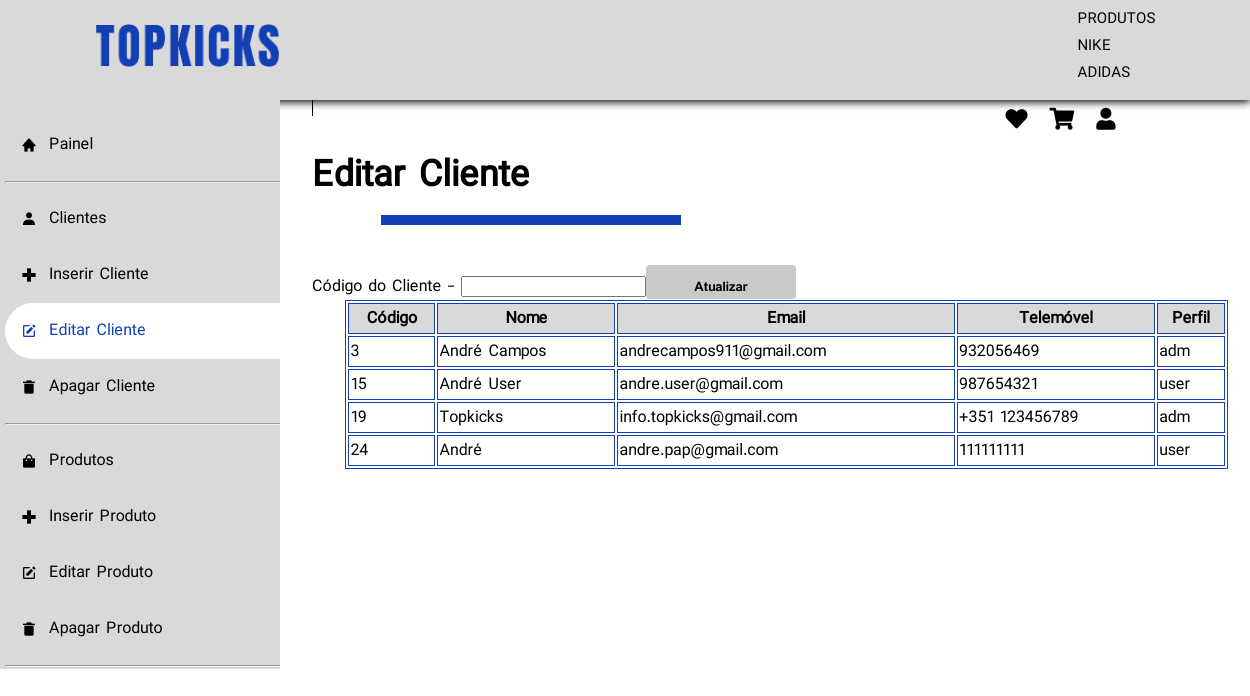
Page /account/admin/editarCliente.php (signed in) on the committed database.
### tables this page shows
CREATE TABLE `clientes` (
  `codcliente` int(200) NOT NULL,
  `nome` varchar(100) NOT NULL,
  `email` varchar(100) NOT NULL,
  `telemovel` varchar(50) NOT NULL,
  `password` varchar(50) NOT NULL,
  `perfil` varchar(30) NOT NULL DEFAULT 'user'
);

### account/admin/editarCliente.php (the view, shortened to what this page needs)
<!DOCTYPE html>
<html lang="en">
<head>
    <link rel="stylesheet" href="../../css/main.css">
    <link rel="stylesheet" href="https://cdn.jsdelivr.net/npm/bootstrap@4.3.1/dist/css/bootstrap.min.css"integrity="sha384-ggOyR0iXCbMQv3Xipma34MD+dH/1fQ784/j6cY/iJTQUOhcWr7x9JvoRxT2MZw1T"crossorigin="anonymous">
    <link rel="stylesheet" href="https://cdnjs.cloudflare.com/ajax/libs/font-awesome/5.15.3/css/all.min.css"integrity="sha512-..." />
    <link href='https://unpkg.com/boxicons@2.1.4/css/boxicons.min.css' rel='stylesheet'>
</head>
<body>
    <nav class="navbar navbar-expand-lg index-navbar fixed-top" id='menu-bar'>
        <a class="navbar-brand logo" href="../../index.php">
            <img src="../../images/logo.png" class="logo_img" alt="">
        </a>
        <button class="navbar-toggler" type="button" data-toggle="collapse" data-target="#navbarNav"
            aria-controls="navbarNav" aria-expanded="false" aria-label="Toggle navigation"
            style="background-color: transparent;">
        </button>
        <div class="collapse navbar-collapse" id="navbarNav">
            <ul class="navbar-nav text-dark mx-auto pl-md-5">
                <li class="nav-item pt-3 pt-md-0">
                </li>
                <li class="nav-item">
                    <a class="nav-link" href="../../products/produtos.php">PRODUTOS</a>
                </li>
                <li class="nav-item">
                    <a class="nav-link" href="../../products/nike.php">NIKE</a>
                </li>
                <li class="nav-item">
                    <a class="nav-link" href="../../products/adidas.php">ADIDAS</a>
                </li>
            </ul>
            <div class="icons pt-3 pt-md-0 ml-auto">
                <a href='../../products/favoritos.php' class='fa fa-heart'></a>
                <a href="../../products/carrinho.php"><i class="fa fa-shopping-cart"></i></a>
                <?php
                if (isset($_SESSION['perfil'])) {
                    $userType = $_SESSION['perfil'];
                    if ($userType === 'user') {
                        echo '<a href="../editarPerfil.php"><i class="fa fa-user"></i></a>';
                    } elseif ($userType === 'adm') {
                        echo '<a href="../areaAdmin.php"><i class="fa fa-user"></i></a>';
                    }
                } else {
                    echo '<a href="../login.php"><i class="fa fa-user"></i></a>';
                }
                ?>
            </div>
        </div>
    </nav>
    <section id="sidebar">
        <ul class="side-menu pl-0">
            <li>
                <a href="../areaAdmin.php">
                    <i class='bx bxs-home'></i>
                    <span class="text pt-md-1">Painel</span>
                </a>
            </li>
            <hr>
            <li class='mt-md-3'>
                <a href="listarCliente.php">
                    <i class='bx bxs-user'></i>
                    <span class="text pt-md-1">Clientes</span>
                </a>
            </li>
            <li>
                <a href="inserirCliente.php">
                    <i class='bx bx-plus-medical'></i>
                    <span class="text pt-md-1">Inserir Cliente</span>
                </a>
            </li>
            <li class='active'>
                <a href="editarCliente.php">
                    <i class='bx bxs-edit'></i>
                    <span class="text pt-md-1">Editar Cliente</span>
                </a>
            </li>
            <li>
                <a href="apagarCliente.php">
                    <i class='bx bxs-trash-alt'></i>
                    <span class="text pt-md-1">Apagar Cliente</span>
                </a>
            </li>
            <hr>
            <li class='mt-md-3'>
                <a href="listarProdutos.php">
                    <i class='bx bxs-shopping-bag'></i>
                    <span class="text pt-md-1">Produtos</span>
                </a>
            </li>
            <li>
                <a href="inserirProduto.php">
                    <i class='bx bx-plus-medical'></i>
                    <span class="text pt-md-1">Inserir Produto</span>
                </a>
            </li>
            <li>
                <a href="editarProduto.php">
                    <i class='bx bxs-edit'></i>
                    <span class="text pt-md-1">Editar Produto</span>
                </a>
            </li>
            <li>
                <a href="apagarProduto.php">
                    <i class='bx bxs-trash-alt'></i>
                    <span class="text pt-md-1">Apagar Produto</span>
                </a>
            </li>
            <hr>
        </ul>
    </section>
    <?php
    $liga=mysqli_connect('localhost','root');
    mysqli_select_db($liga,'topkicks');
    $consultaClientes="SELECT * FROM clientes";
    $resultadoClientes=mysqli_query($liga,$consultaClientes);
    $nClientes=mysqli_num_rows($resultadoClientes);
    echo "<section id='content' class='mt-md-5'>";
    echo "<main>";
    echo "<div class='head-title'>";
    echo "<div class='left'>";
    echo "<div class='d-flex align-items-center'>";
    echo "<h1 class='mt-md-3'>Editar Cliente</h1>";
    echo "</div>";
    echo "</div>";
    echo "</div>";
    echo "<div class='horizontal_line mb-md-2 ml-md-0'></div>";
    echo "<form method='GET' action='atualizarCliente.php'";
    echo "<label for='codcliente'>Código do Cliente - </label>";
    echo "<input type='text' class='mr-md-1' name='codcliente' id='idcodcliente' required>";
    echo "<input type='submit' value='Atualizar'>";
    echo "</form>";
    echo "<table style='width:92.5%' class='mt-md-1 ml-md-0 text-center'>";
    echo "<tr>";
    echo "<th>Código</th>";
    echo "<th>Nome</th>";
    echo "<th>Email</th>";
    echo "<th>Telemóvel</th>";
    echo "<th>Perfil</th>";
    echo "</tr>";
    for ($i = 0; $i < $nClientes; $i++) {
        $registo = mysqli_fetch_assoc($resultadoClientes);
        echo "<tr>";
        echo "<td>" . $registo['codcliente'] . "</td>";
        echo "<td>" . $registo['nome'] . "</td>";
        echo "<td>" . $registo['email'] . "</td>";
        echo "<td>" . $registo['telemovel'] . "</td>";
        echo "<td>" . $registo['perfil'] . "</td>";
        echo "</tr>";
    }
    echo "</table>";
    echo "</main>";
    echo "</section>";
    ?>
</body>
</html>

### css/main.css (style rules this page uses)
* { text-decoration: none; transition: 0.1s; }
html { scroll-behavior: smooth; }
body { scrollbar-color: transparent transparent; }
.navbar { font-family:iran_sans_light; text-transform: uppercase; position: fixed; top: 0; left: 0; right: 0; z-index: 1000; background: #d9d9d9; padding: 1rem 5% !important; display: flex; align-items: center; justify-content: space-between; box-shadow: 0 2px 8px black; height: 68px; }
.logo_img { width: 185px; }
@media (min-width: 992px) { .logo_img { margin-left: 2rem; } }
@media (min-width: 992px) { nav .nav-item a { margin: 0 2rem; } }
nav .nav-item a { font-size: 15px; color: #000; }
nav .icons a { font-size: 22px; color: #000; margin-right: 1rem !important; }
.icons { margin-right: 2.6rem; }
input[type="submit"] { border: none; outline: none; background: #c9c9c9; color: #123fb4; padding: 11px 25px; width: 350px; margin-top: 40px; border-radius: 4px; font-family: iran_sans_bold; cursor: pointer; font-size: 13px; }
table, th, td { border: 1px solid #123fb4; margin: 0 3.5%; }
button { border: none; background-color: transparent; margin-top: 5px; cursor: pointer; margin-left: 3rem !important; }
.horizontal_line { border-top: 10px solid #123fb4; margin-left: 7.2%; width: 300px; }
li { list-style: none; }
#sidebar { position: fixed; top: 68.6px; left: 0; width: 280px; height: 600px; background-color: #d9d9d9; z-index: 2000; font-family: iran_sans_light; transition: .3s ease; overflow-x: hidden; scrollbar-width: none; margin: 0; padding: 0; box-sizing: border-box; }
#sidebar .side-menu { width: 100%; margin-top: 48px; padding-left: 5px; }
#sidebar .side-menu li { height: 48px; background: transparent; border-radius: 48px 0 0 48px; padding: 4px; }
#sidebar .side-menu li.active { background-color: white; position: relative; }
#sidebar .side-menu li.active::before { content: ''; position: absolute; width: 40px; height: 40px; border-radius: 50%; top: -40px; right: 0; z-index: -1; }
#sidebar .side-menu li.active::after { content: ''; position: absolute; width: 40px; height: 40px; border-radius: 50%; bottom: -40px; right: 0; z-index: -1; }
#sidebar .side-menu li a { width: 100%; height: 100%; display: flex; align-items: center; border-radius: 48px; font-size: 16px; color: black; white-space: nowrap; overflow-x: hidden; }
#sidebar .side-menu li.active a { color: #123fb4; }
#sidebar .side-menu li a .bx { min-width: calc(60px - ((4px + 6px) * 2)); display: flex; justify-content: center; }
#content { position: relative; width: calc(100% - 280px); left: 280px; transition: .3s ease; }
#content main { width: 100%; padding: 36px 24px; font-family: iran_sans_light; max-height: calc(100vh - 56px); overflow-y: auto; }
#content main .head-title { display: flex; align-items: center; justify-content: space-between; grid-gap: 16px; flex-wrap: wrap; }
#content main .head-title .left h1 { font-size: 36px; font-weight: 600; margin-bottom: 10px; color: black; }
#content main table tr th:nth-child(1),#content main table tr th:nth-child(2),#content main table tr th:nth-child(3),#content main table tr th:nth-child(4),#content main table tr th:nth-child(5),#content main table tr th:nth-child(6) { background-color: #d9d9d9; }

### account/admin/editarCliente.php (style rules this page uses)
input[type="submit"] { color: black; height: 34px; width: 150px; }
#sidebar .side-menu li a { text-decoration: none; }

### rows in the picture
clientes: codcliente "3", nome "André Campos", email "andrecampos911@gmail.com", telemovel "932056469", perfil "adm"
clientes: codcliente "15", nome "André User", email "andre.user@gmail.com", telemovel "987654321", perfil "user"
clientes: codcliente "19", nome "Topkicks", email "info.topkicks@gmail.com", telemovel "+351 123456789", perfil "adm"
clientes: codcliente "24", nome "André", email "andre.pap@gmail.com", telemovel "111111111", perfil "user"
